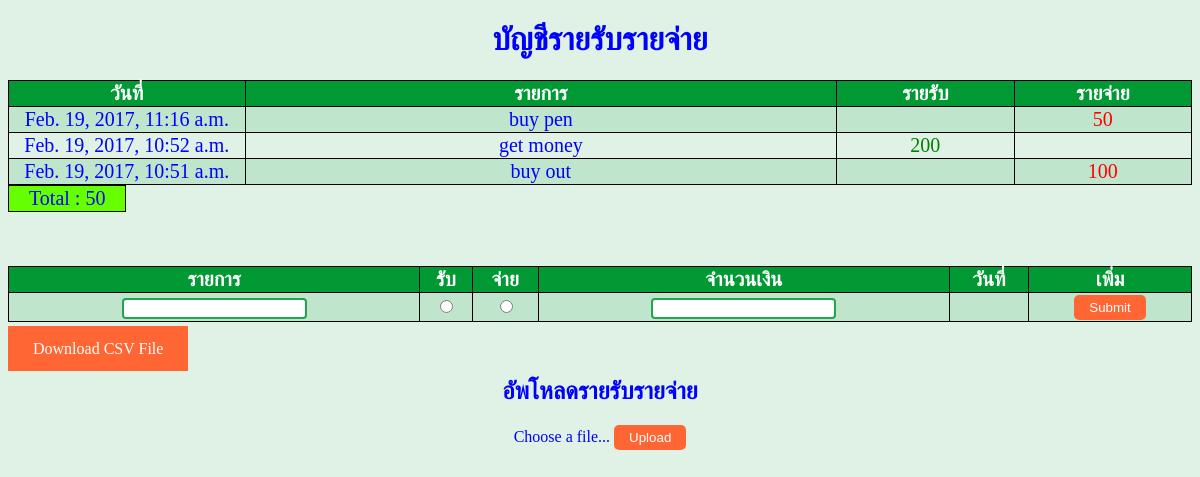
/, run on an earlier commit of the app's database.
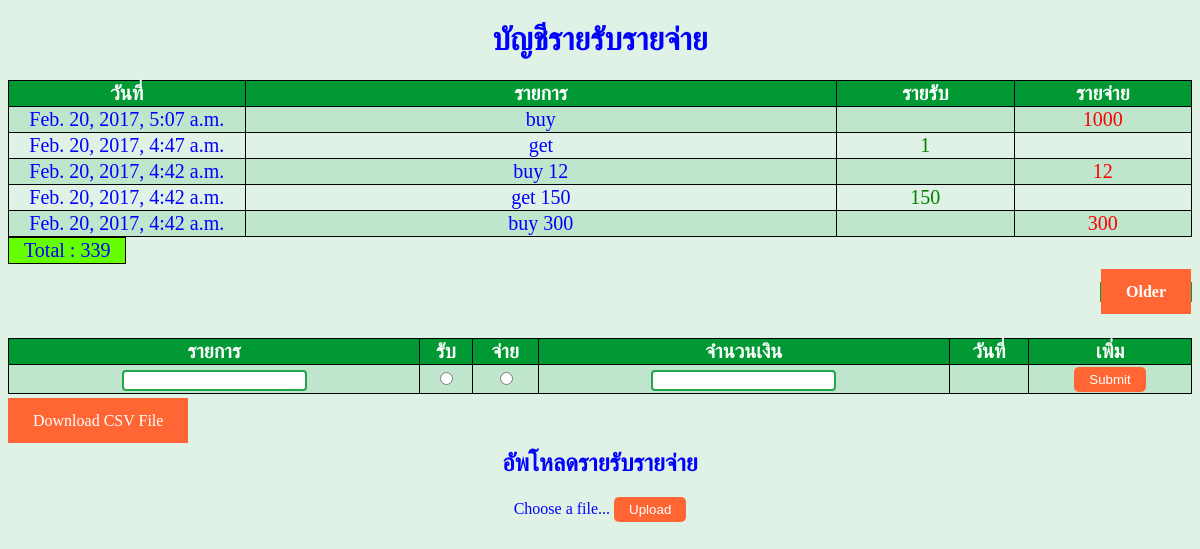
And on a later commit of the database.
### savemoney/models.py (models this page shows, shortened)
class SaveMoney(models.Model):
    detail = models.CharField(max_length=200)
    money = models.IntegerField(default=0)
    dateTime = models.DateTimeField('date published')
    def get_abs(self):
        return abs(self.money)

### savemoney/views.py (the view)
# urls.py: url(r'^$', views.detail, name='detail'),
def detail(request, page=1):
    latest_detail_list = SaveMoney.objects.order_by('-dateTime')[(int(page)-1)*5:int(page)*5]
    total=0
    count=0
    all_detail_list = SaveMoney.objects.order_by('-dateTime')[:]
    for i in  all_detail_list:
    	total += i.money
    	count += 1
    lastPage = int((count-1)/5+1)
    context = {'latest_detail_list': latest_detail_list,
    			 	'total':total,
    			 	'page':int(page),
    			 	'lastPage':lastPage}
    return render(request, 'savemoney/showdetail.html', context)

### savemoney/templates/savemoney/showdetail.html (shortened to what this page needs)
{% load static %}
 <!DOCTYPE html>
<html>
<head>
<link rel="stylesheet" type="text/css" href="{% static 'savemoney/style.css' %}" />
</head>
<body>
<h1>บัญชีรายรับรายจ่าย</h1>
{% if latest_detail_list %}
	<table class="table1" >
	<tr>
	    <th width="20%">วันที่</th>
	    <th>รายการ</th>
	    <th width="15%">รายรับ</th>
	    <th width="15%">รายจ่าย</th>
	</tr>
    {% for SaveMoney in latest_detail_list %}
    <tr>
    	<td>{{SaveMoney.dateTime}}</td>
        <td>{{ SaveMoney.detail }}</td>
        {% if SaveMoney.money >= 0 %}
        	<div class="income"><td><font color="green">{{SaveMoney.money}}</font></td>
        	<td></td></div>
        {% else %}
        	<div class="out"><td></td>
        	<td><font color="red">{{SaveMoney.get_abs}}</font></td></div>
        {% endif %}
    </tr>
    {% endfor %}
    </table>
    <table class="total">
    	<tr ><td >Total : {{total}} </td></tr>
    </table>
{% else %}
    <p>No Detail</p>
{% endif %}
<br>
<table class="changePage">
{% if page < lastPage %}
		<th class="right"><a href="{% url 'SaveMoney:olderPage' page %}">Older </a></th>
{% endif %}
</table>
<br>
<br>
<table class="saveDetail">
    <tr>
        <th> รายการ </th>
        <th> รับ</th>
        <th> จ่าย</th>
        <th> จำนวนเงิน</th>
        <th> วันที่</th>
        <th> เพิ่ม</th>
    </tr>
    <form action="{% url 'SaveMoney:saveDatailtoModel' %}" method="post" target="_self">
    <tr>
        <td><input type="text" name="detail"> </td>
        <td> <input type="radio" name="moneyType" value="income"> </td>
        <td> <input type="radio" name="moneyType" value="out"> </td>
        <td> <input type="number" name="moneyValue"> </td>
        <td>  </td>
        <td> <input type="submit" value="Submit"> </td>
    </tr></form>
</table>
<br>
<div class="downloadCSVFile"><a href="{% url 'SaveMoney:downloadCSVFile' %}">Download CSV File</a></div>
<h2>อัพโหลดรายรับรายจ่าย </h2>
<form  action="{% url 'SaveMoney:saveCSVFile' %}" method="post" enctype="multipart/form-data">
    <label for="csvFile">Choose a file... </label>
    <input type="submit" value="Upload" />
</form>
</body>
</html>

What changed in the data, as far as the page shows it:
no longer on this page (row unchanged): SaveMoney: dateTime "Feb. 19, 2017, 11:16 a.m.", detail "buy pen", get_abs "50"
no longer on this page (row unchanged): SaveMoney: dateTime "Feb. 19, 2017, 10:52 a.m.", detail "get money", money "200"
no longer on this page (row unchanged): SaveMoney: dateTime "Feb. 19, 2017, 10:51 a.m.", detail "buy out", get_abs "100"
added SaveMoney: dateTime "Feb. 20, 2017, 5:07 a.m.", detail "buy", get_abs "1000"
added SaveMoney: dateTime "Feb. 20, 2017, 4:47 a.m.", detail "get", money "1"
added SaveMoney: dateTime "Feb. 20, 2017, 4:42 a.m.", detail "buy 12", get_abs "12"
added SaveMoney: dateTime "Feb. 20, 2017, 4:42 a.m.", detail "get 150", money "150"
added SaveMoney: dateTime "Feb. 20, 2017, 4:42 a.m.", detail "buy 300", get_abs "300"
Also different on the page:
{{ total }}: "50" → "339"
text now shown: "Older"
